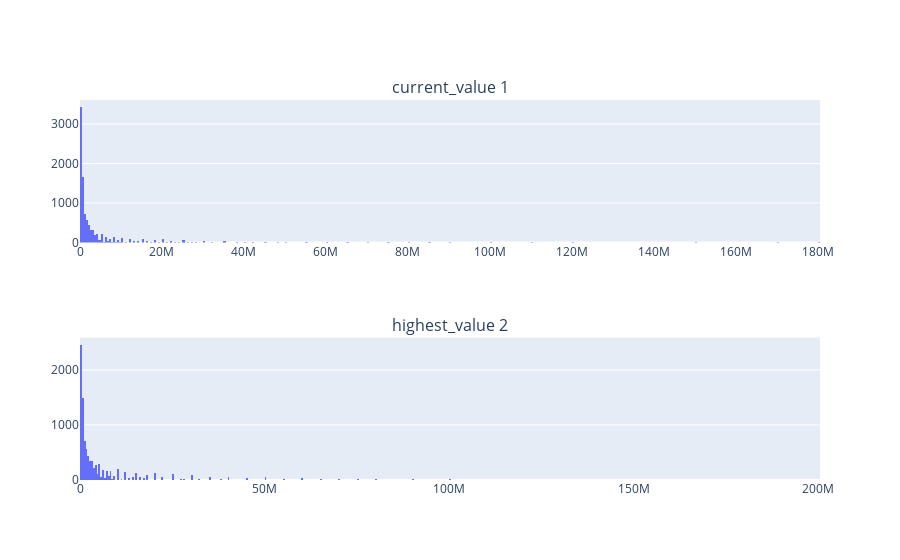

The notebook cell this image was saved under:
### Code cell
fig = make_subplots(rows=2, subplot_titles=("current_value 1", "highest_value 2"))

current_v_hist = px.histogram(football_df, x="current_value")
highest_v_hist = px.histogram(football_df, x='highest_value')


fig.add_trace(current_v_hist.data[0], row=1, col=1)
fig.add_trace(highest_v_hist.data[0], row=2, col=1)

fig.show()

### Figure 1 — Plotly figure (JSON) as saved in the notebook; plotly's stock layout.template omitted (floating-point values rounded to 4 significant figures; data arrays with more than 128 entries replaced by an {"elided": "..."} marker saying what was removed)
{"data": [{"alignmentgroup": "True", "bingroup": "x", "hovertemplate": "current_value=%{x}<br>count=%{y}<extra></extra>", "legendgroup": "", "marker": {"color": "#636efa", "pattern": {"shape": ""}}, "name": "", "offsetgroup": "", "orientation": "v", "showlegend": false, "type": "histogram", "x": {"elided": "9650 int values"}, "xaxis": "x", "yaxis": "y"}, {"alignmentgroup": "True", "bingroup": "x", "hovertemplate": "highest_value=%{x}<br>count=%{y}<extra></extra>", "legendgroup": "", "marker": {"color": "#636efa", "pattern": {"shape": ""}}, "name": "", "offsetgroup": "", "orientation": "v", "showlegend": false, "type": "histogram", "x": {"elided": "9650 int values"}, "xaxis": "x2", "yaxis": "y2"}], "layout": {"annotations": [{"font": {"size": 16}, "showarrow": false, "text": "current_value 1", "x": 0.5, "xanchor": "center", "xref": "paper", "y": 1, "yanchor": "bottom", "yref": "paper"}, {"font": {"size": 16}, "showarrow": false, "text": "highest_value 2", "x": 0.5, "xanchor": "center", "xref": "paper", "y": 0.375, "yanchor": "bottom", "yref": "paper"}], "xaxis": {"anchor": "y", "domain": [0, 1]}, "xaxis2": {"anchor": "y2", "domain": [0, 1]}, "yaxis": {"anchor": "x", "domain": [0.625, 1]}, "yaxis2": {"anchor": "x2", "domain": [0, 0.375]}}}
